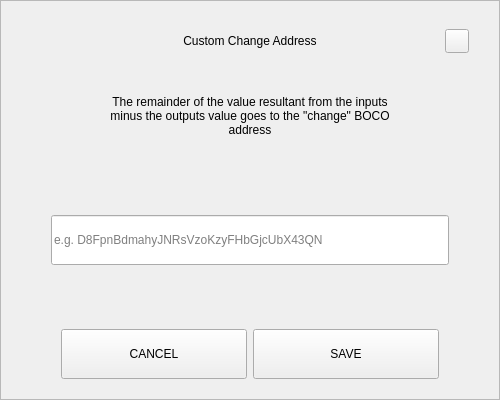
<?xml version="1.0" encoding="UTF-8"?>
<ui version="4.0">
 <class>SendChangeAddressDialog</class>
 <widget class="QDialog" name="SendChangeAddressDialog">
  <property name="geometry">
   <rect>
    <x>0</x>
    <y>0</y>
    <width>500</width>
    <height>400</height>
   </rect>
  </property>
  <property name="windowTitle">
   <string>Dialog</string>
  </property>
  <layout class="QVBoxLayout" name="verticalLayout">
   <property name="spacing">
    <number>0</number>
   </property>
   <property name="leftMargin">
    <number>0</number>
   </property>
   <property name="topMargin">
    <number>0</number>
   </property>
   <property name="rightMargin">
    <number>0</number>
   </property>
   <property name="bottomMargin">
    <number>0</number>
   </property>
   <item>
    <widget class="QFrame" name="frame">
     <property name="styleSheet">
      <string notr="true"/>
     </property>
     <property name="frameShape">
      <enum>QFrame::StyledPanel</enum>
     </property>
     <property name="frameShadow">
      <enum>QFrame::Raised</enum>
     </property>
     <layout class="QVBoxLayout" name="verticalLayout_2" stretch="0,0,0,0,0,0,0">
      <property name="spacing">
       <number>0</number>
      </property>
      <property name="leftMargin">
       <number>30</number>
      </property>
      <property name="topMargin">
       <number>20</number>
      </property>
      <property name="rightMargin">
       <number>30</number>
      </property>
      <property name="bottomMargin">
       <number>20</number>
      </property>
      <item>
       <layout class="QHBoxLayout" name="horizontalLayout_3">
        <property name="spacing">
         <number>0</number>
        </property>
        <item>
         <spacer name="horizontalSpacer_2">
          <property name="orientation">
           <enum>Qt::Horizontal</enum>
          </property>
          <property name="sizeHint" stdset="0">
           <size>
            <width>40</width>
            <height>20</height>
           </size>
          </property>
         </spacer>
        </item>
        <item>
         <widget class="QLabel" name="labelTitle">
          <property name="minimumSize">
           <size>
            <width>0</width>
            <height>40</height>
           </size>
          </property>
          <property name="maximumSize">
           <size>
            <width>16777215</width>
            <height>40</height>
           </size>
          </property>
          <property name="styleSheet">
           <string notr="true">padding-left:24px;</string>
          </property>
          <property name="text">
           <string>Custom Change Address</string>
          </property>
          <property name="alignment">
           <set>Qt::AlignCenter</set>
          </property>
          <property name="margin">
           <number>7</number>
          </property>
         </widget>
        </item>
        <item>
         <spacer name="horizontalSpacer">
          <property name="orientation">
           <enum>Qt::Horizontal</enum>
          </property>
          <property name="sizeHint" stdset="0">
           <size>
            <width>40</width>
            <height>20</height>
           </size>
          </property>
         </spacer>
        </item>
        <item>
         <widget class="QPushButton" name="btnEsc">
          <property name="minimumSize">
           <size>
            <width>24</width>
            <height>24</height>
           </size>
          </property>
          <property name="maximumSize">
           <size>
            <width>24</width>
            <height>24</height>
           </size>
          </property>
          <property name="focusPolicy">
           <enum>Qt::NoFocus</enum>
          </property>
          <property name="text">
           <string/>
          </property>
         </widget>
        </item>
       </layout>
      </item>
      <item>
       <spacer name="verticalSpacer_2">
        <property name="orientation">
         <enum>Qt::Vertical</enum>
        </property>
        <property name="sizeType">
         <enum>QSizePolicy::Fixed</enum>
        </property>
        <property name="sizeHint" stdset="0">
         <size>
          <width>20</width>
          <height>20</height>
         </size>
        </property>
       </spacer>
      </item>
      <item alignment="Qt::AlignHCenter">
       <widget class="QLabel" name="labelMessage">
        <property name="minimumSize">
         <size>
          <width>0</width>
          <height>70</height>
         </size>
        </property>
        <property name="text">
         <string>The remainder of the value resultant from the inputs minus the outputs value goes to the &quot;change&quot; BOCO address</string>
        </property>
        <property name="alignment">
         <set>Qt::AlignCenter</set>
        </property>
        <property name="wordWrap">
         <bool>true</bool>
        </property>
       </widget>
      </item>
      <item>
       <spacer name="verticalSpacer_3">
        <property name="orientation">
         <enum>Qt::Vertical</enum>
        </property>
        <property name="sizeHint" stdset="0">
         <size>
          <width>20</width>
          <height>40</height>
         </size>
        </property>
       </spacer>
      </item>
      <item>
       <layout class="QHBoxLayout" name="horizontalLayout_2">
        <property name="spacing">
         <number>0</number>
        </property>
        <property name="leftMargin">
         <number>20</number>
        </property>
        <property name="rightMargin">
         <number>20</number>
        </property>
        <item>
         <widget class="QLineEdit" name="lineEditAddress">
          <property name="minimumSize">
           <size>
            <width>0</width>
            <height>50</height>
           </size>
          </property>
          <property name="placeholderText">
           <string notr="true">e.g. D8FpnBdmahyJNRsVzoKzyFHbGjcUbX43QN</string>
          </property>
         </widget>
        </item>
       </layout>
      </item>
      <item>
       <spacer name="verticalSpacer">
        <property name="orientation">
         <enum>Qt::Vertical</enum>
        </property>
        <property name="sizeHint" stdset="0">
         <size>
          <width>20</width>
          <height>40</height>
         </size>
        </property>
       </spacer>
      </item>
      <item>
       <layout class="QHBoxLayout" name="horizontalLayout" stretch="2,2">
        <property name="spacing">
         <number>6</number>
        </property>
        <property name="leftMargin">
         <number>30</number>
        </property>
        <property name="rightMargin">
         <number>30</number>
        </property>
        <item>
         <widget class="QPushButton" name="btnCancel">
          <property name="minimumSize">
           <size>
            <width>180</width>
            <height>50</height>
           </size>
          </property>
          <property name="focusPolicy">
           <enum>Qt::NoFocus</enum>
          </property>
          <property name="text">
           <string>CANCEL</string>
          </property>
         </widget>
        </item>
        <item>
         <widget class="QPushButton" name="btnSave">
          <property name="minimumSize">
           <size>
            <width>180</width>
            <height>50</height>
           </size>
          </property>
          <property name="focusPolicy">
           <enum>Qt::NoFocus</enum>
          </property>
          <property name="text">
           <string>SAVE</string>
          </property>
         </widget>
        </item>
       </layout>
      </item>
     </layout>
    </widget>
   </item>
  </layout>
 </widget>
 <resources/>
 <connections/>
</ui>
